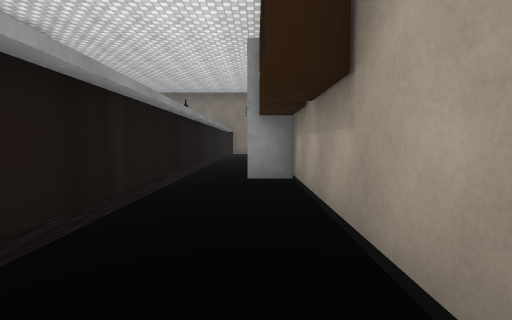
view 1 (above)

18 first-person views from a walk through a Unity game level. The camera is 1.3 m above the floor, tilts 4° down and sees 90° across. Doors are open. The floor is counted in squares, 2 m on a side. Each view is taken from the middle of a square. On the plan, view 1 faces up. The plan holds only what a view shows up to about 9 squares ahead; the rest is blank. The place goes on beyond the plan. Some animated figures are left out. Some surface patterns are stand-ins.

view 2
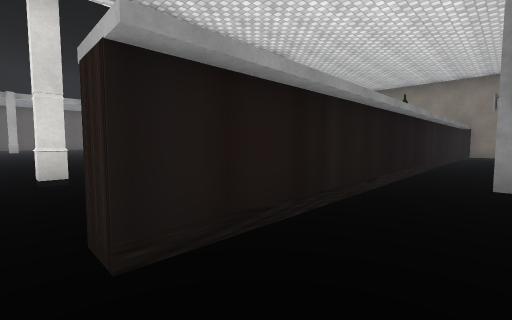

view 3
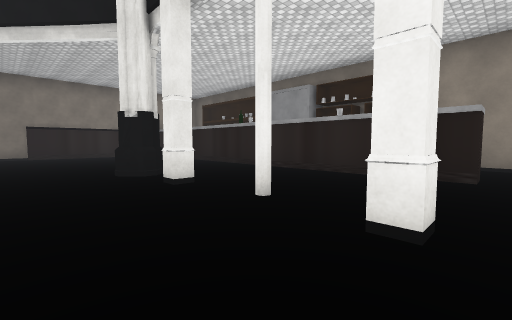

view 4
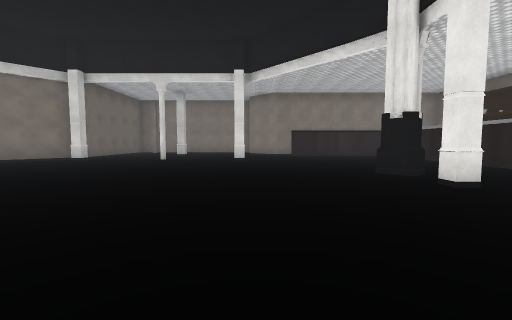

view 5
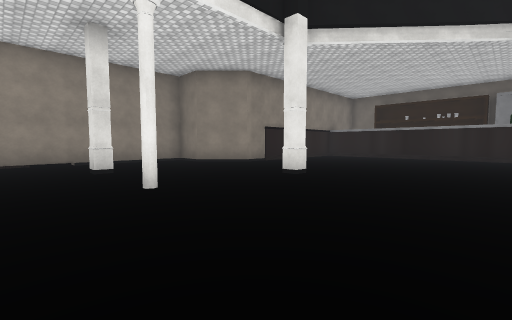

view 6
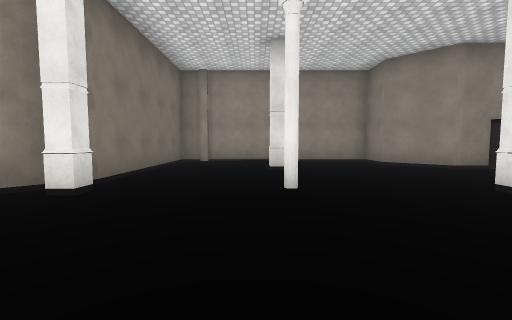

view 7
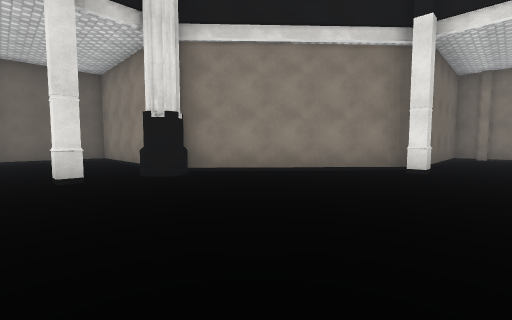

view 8
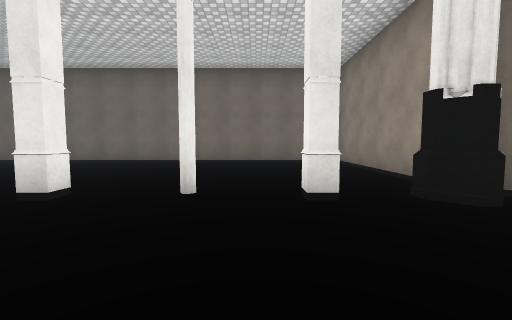

view 9
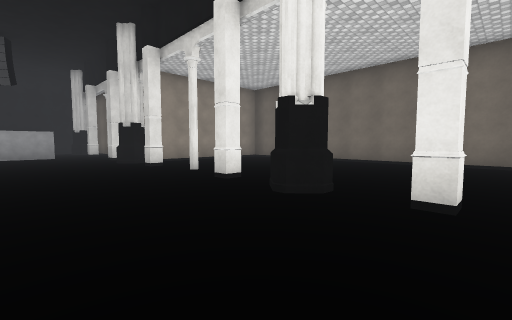

view 10
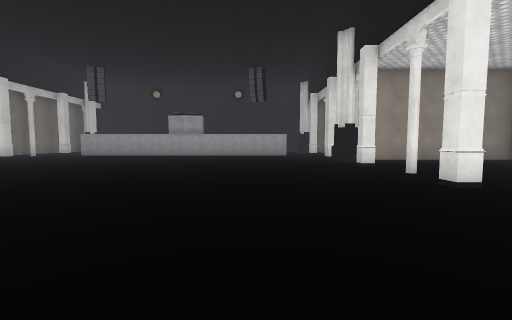

view 11
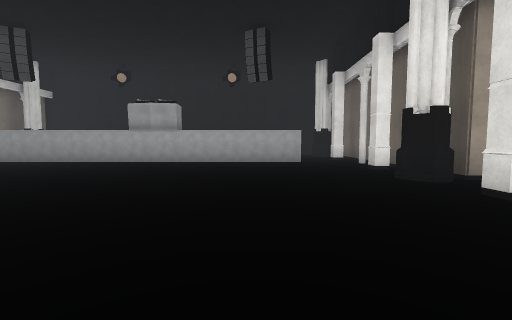

view 12
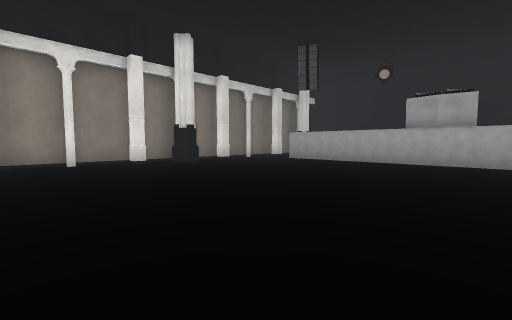

view 13
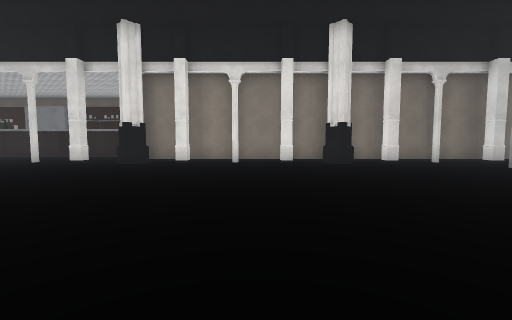

view 14
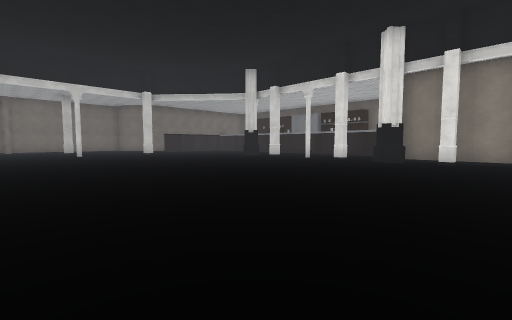

view 15
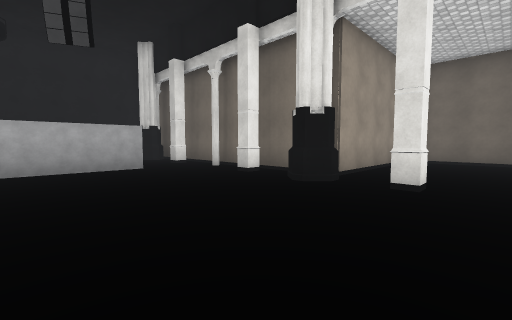

view 16
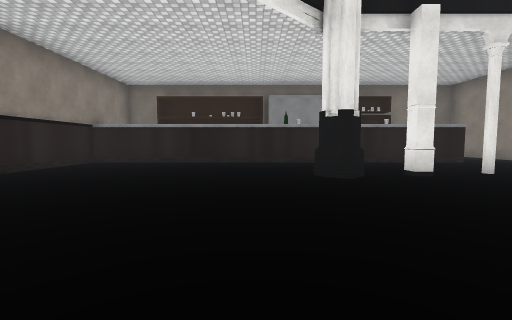

view 17
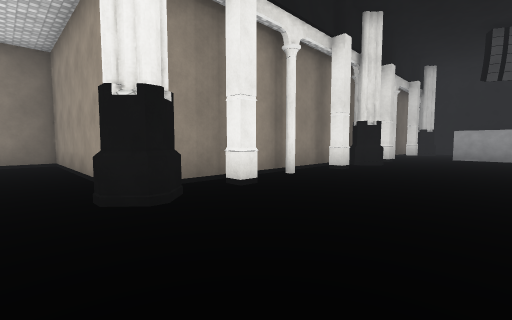

view 18
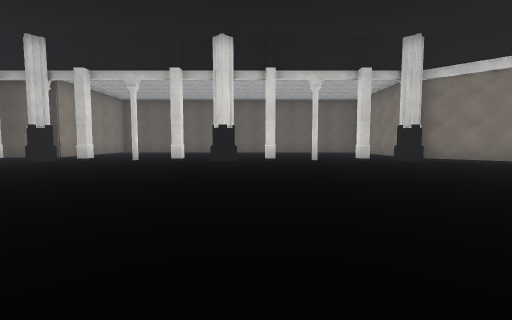

### Floor plan
Points are (right, up) in squares from view 1. A wall is a line through its corners. A room is listed if a view was taken in it or the views show most of it. See-through windows are left out.
Room 1 (views 1, 2)
walls: (-0.5, -1.1) (0.7, -1.1) (0.7, 4.5); (-1.3, 11.5) (-1.3, 0.4)
ways out: opening at (-1, 0) to room 2
objects: fridge (0, 5) to (1, 6)
Room 2 (views 3, 4, 5, 6, 7, 8, 9, 10, 11, 12, 13, 14, 15, 16, 17, 18)
walls: (-18, -0.6) (-17.5, -1.1) (-17.9, -1.6); (-5, -1.7) (-5.5, -1.1) (-5.1, -0.7); (-17.9, 5.8) (-17.5, 5.4) (-17.9, 4.9); (-5.1, -2.9) (-5.1, -2.5) (-4.8, -2.5); (-19, 5.6) (-23.3, 5.6) (-23.3, -7.4) (-18.6, -7.4) (-18.6, -13.1); (-3.8, -1.1) (-0.5, -1.1); (-8.8, 9) (-8.8, 9.5); (-4.5, 5.3) (-5, 4.8) (-5.5, 5.3) (-5, 5.8); (-14.2, 9.5) (-14.2, 9.1) (-14.6, 9.1); (-18.2, -5.8) (-17.8, -5.8) (-17.8, -6.2); (-5.1, -6.2) (-5.1, -5.8) (-4.8, -5.8); (-18.5, -7.5) (-18, -7) (-17.5, -7.5) (-17.9, -8); (-1.3, 0.4) (-1.8, 0.4) (-1.8, 12.2) (-7.1, 12.2) (-8.3, 13.4) (-8.3, 14.5) (-14.5, 14.5) (-14.5, 10) (-18.2, 5.8); (-11.2, 11.9) (-11.7, 11.9) (-11.7, 12.4); (-4.4, -7.4) (-4.4, -1.2); (-5.1, -8) (-5.5, -7.6) (-5, -7) (-4.6, -7.5); (-17.8, -9.1) (-17.8, -9.5); (-10.6, -11.4) (-6.5, -11.4); (-5.1, -9.5) (-5.1, -9.1); (-16.5, -11.4) (-12.5, -11.4); (-18.2, -12.3) (-17.8, -12.3); (-4.4, -12.4) (-4.4, -7.8); (-5.1, -12.8) (-5.1, -12.3) (-4.8, -12.3)
ways out: opening at (-1, 0) to room 1; opening at (-17, -13); open door at (-12, 14); gap at (-18, -7)

Where each view was taken, in squares from view 1:
view 1: 0 up, 0 right, facing up
view 2: 0 up, 0 right, facing up-left
view 3: 0 up, 7 left, facing up-right
view 4: 0 up, 8 left, facing up
view 5: 6 up, 13 left, facing up-right
view 6: 6 up, 12 left, facing up
view 7: 3 up, 13 left, facing up-left
view 8: 3 up, 15 left, facing left
view 9: 1 up, 15 left, facing down-left
view 10: 1 up, 15 left, facing down
view 11: 3 down, 15 left, facing down
view 12: 3 down, 13 left, facing down-right
view 13: 5 down, 13 left, facing right
view 14: 4 down, 14 left, facing up-right
view 15: 5 down, 14 left, facing down-left
view 16: 7 up, 10 left, facing right
view 17: 0 up, 8 left, facing down-right
view 18: 0 up, 9 left, facing left
